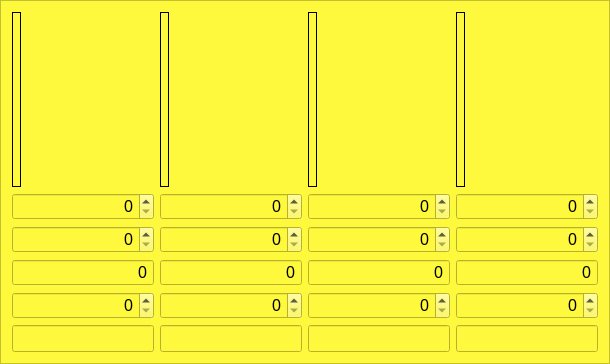
               <widget class="QFrame" name="frame_legendary_2">
                <property name="styleSheet">
                 <string notr="true">background-color: rgb(255, 249, 62);
border-color: rgb(0, 0, 0);
gridline-color: rgb(0, 0, 0);
selection-color: rgb(0, 0, 0);</string>
                </property>
                <property name="frameShape">
                 <enum>QFrame::StyledPanel</enum>
                </property>
                <property name="frameShadow">
                 <enum>QFrame::Raised</enum>
                </property>
                <layout class="QHBoxLayout" name="horizontalLayout_9">
                 <item>
                  <layout class="QVBoxLayout" name="verticalLayout_21">
                   <item>
                    <widget class="QLabel" name="l4_pic_2">
                     <property name="sizePolicy">
                      <sizepolicy hsizetype="Fixed" vsizetype="Fixed">
                       <horstretch>0</horstretch>
                       <verstretch>0</verstretch>
                      </sizepolicy>
                     </property>
                     <property name="minimumSize">
                      <size>
                       <width>0</width>
                       <height>175</height>
                      </size>
                     </property>
                     <property name="frameShape">
                      <enum>QFrame::Box</enum>
                     </property>
                     <property name="text">
                      <string/>
                     </property>
                     <property name="pixmap">
                      <pixmap resource="../img/img_files.qrc">:/img_nia/nia_L4.png</pixmap>
                     </property>
                     <property name="scaledContents">
                      <bool>true</bool>
                     </property>
                     <property name="alignment">
                      <set>Qt::AlignCenter</set>
                     </property>
                    </widget>
                   </item>
                   <item>
                    <widget class="QDoubleSpinBox" name="sb_l4_atual_2">
                     <property name="sizePolicy">
                      <sizepolicy hsizetype="MinimumExpanding" vsizetype="Maximum">
                       <horstretch>0</horstretch>
                       <verstretch>0</verstretch>
                      </sizepolicy>
                     </property>
                     <property name="font">
                      <font>
                       <pointsize>12</pointsize>
                      </font>
                     </property>
                     <property name="alignment">
                      <set>Qt::AlignRight|Qt::AlignTrailing|Qt::AlignVCenter</set>
                     </property>
                     <property name="accelerated">
                      <bool>true</bool>
                     </property>
                     <property name="showGroupSeparator" stdset="0">
                      <bool>true</bool>
                     </property>
                     <property name="decimals">
                      <number>0</number>
                     </property>
                    </widget>
                   </item>
                   <item>
                    <widget class="QDoubleSpinBox" name="sb_l4_wanted_2">
                     <property name="sizePolicy">
                      <sizepolicy hsizetype="MinimumExpanding" vsizetype="Maximum">
                       <horstretch>0</horstretch>
                       <verstretch>0</verstretch>
                      </sizepolicy>
                     </property>
                     <property name="font">
                      <font>
                       <pointsize>12</pointsize>
                      </font>
                     </property>
                     <property name="alignment">
                      <set>Qt::AlignRight|Qt::AlignTrailing|Qt::AlignVCenter</set>
                     </property>
                     <property name="accelerated">
                      <bool>true</bool>
                     </property>
                     <property name="showGroupSeparator" stdset="0">
                      <bool>true</bool>
                     </property>
                     <property name="decimals">
                      <number>0</number>
                     </property>
                    </widget>
                   </item>
                   <item>
                    <widget class="QDoubleSpinBox" name="sb_l4_needed_2">
                     <property name="sizePolicy">
                      <sizepolicy hsizetype="MinimumExpanding" vsizetype="Maximum">
                       <horstretch>0</horstretch>
                       <verstretch>0</verstretch>
                      </sizepolicy>
                     </property>
                     <property name="font">
                      <font>
                       <pointsize>12</pointsize>
                      </font>
                     </property>
                     <property name="focusPolicy">
                      <enum>Qt::NoFocus</enum>
                     </property>
                     <property name="alignment">
                      <set>Qt::AlignRight|Qt::AlignTrailing|Qt::AlignVCenter</set>
                     </property>
                     <property name="readOnly">
                      <bool>true</bool>
                     </property>
                     <property name="buttonSymbols">
                      <enum>QAbstractSpinBox::NoButtons</enum>
                     </property>
                     <property name="accelerated">
                      <bool>true</bool>
                     </property>
                     <property name="showGroupSeparator" stdset="0">
                      <bool>true</bool>
                     </property>
                     <property name="decimals">
                      <number>0</number>
                     </property>
                     <property name="maximum">
                      <double>99999999999999996863366107917975552.000000000000000</double>
                     </property>
                    </widget>
                   </item>
                   <item>
                    <widget class="QSpinBox" name="sb_l4_rate_2">
                     <property name="sizePolicy">
                      <sizepolicy hsizetype="MinimumExpanding" vsizetype="Maximum">
                       <horstretch>0</horstretch>
                       <verstretch>0</verstretch>
                      </sizepolicy>
                     </property>
                     <property name="font">
                      <font>
                       <pointsize>12</pointsize>
                      </font>
                     </property>
                     <property name="alignment">
                      <set>Qt::AlignRight|Qt::AlignTrailing|Qt::AlignVCenter</set>
                     </property>
                     <property name="maximum">
                      <number>10000000</number>
                     </property>
                    </widget>
                   </item>
                   <item>
                    <widget class="QLineEdit" name="le_l4_time_2">
                     <property name="sizePolicy">
                      <sizepolicy hsizetype="Minimum" vsizetype="Maximum">
                       <horstretch>0</horstretch>
                       <verstretch>0</verstretch>
                      </sizepolicy>
                     </property>
                     <property name="font">
                      <font>
                       <pointsize>12</pointsize>
                      </font>
                     </property>
                     <property name="alignment">
                      <set>Qt::AlignRight|Qt::AlignTrailing|Qt::AlignVCenter</set>
                     </property>
                     <property name="readOnly">
                      <bool>true</bool>
                     </property>
                    </widget>
                   </item>
                  </layout>
                 </item>
                 <item>
                  <layout class="QVBoxLayout" name="verticalLayout_22">
                   <item>
                    <widget class="QLabel" name="l3_pic_2">
                     <property name="sizePolicy">
                      <sizepolicy hsizetype="Fixed" vsizetype="Fixed">
                       <horstretch>0</horstretch>
                       <verstretch>0</verstretch>
                      </sizepolicy>
                     </property>
                     <property name="minimumSize">
                      <size>
                       <width>0</width>
                       <height>175</height>
                      </size>
                     </property>
                     <property name="frameShape">
                      <enum>QFrame::Box</enum>
                     </property>
                     <property name="text">
                      <string/>
                     </property>
                     <property name="pixmap">
                      <pixmap resource="../img/img_files.qrc">:/img_nia/nia_L3.png</pixmap>
                     </property>
                     <property name="scaledContents">
                      <bool>true</bool>
                     </property>
                     <property name="alignment">
                      <set>Qt::AlignCenter</set>
                     </property>
                    </widget>
                   </item>
                   <item>
                    <widget class="QDoubleSpinBox" name="sb_l3_atual_2">
                     <property name="sizePolicy">
                      <sizepolicy hsizetype="MinimumExpanding" vsizetype="Maximum">
                       <horstretch>0</horstretch>
                       <verstretch>0</verstretch>
                      </sizepolicy>
                     </property>
                     <property name="font">
                      <font>
                       <pointsize>12</pointsize>
                      </font>
                     </property>
                     <property name="alignment">
                      <set>Qt::AlignRight|Qt::AlignTrailing|Qt::AlignVCenter</set>
                     </property>
                     <property name="accelerated">
                      <bool>true</bool>
                     </property>
                     <property name="showGroupSeparator" stdset="0">
                      <bool>true</bool>
                     </property>
                     <property name="decimals">
                      <number>0</number>
                     </property>
                    </widget>
                   </item>
                   <item>
                    <widget class="QDoubleSpinBox" name="sb_l3_wanted_2">
                     <property name="sizePolicy">
                      <sizepolicy hsizetype="MinimumExpanding" vsizetype="Maximum">
                       <horstretch>0</horstretch>
                       <verstretch>0</verstretch>
                      </sizepolicy>
                     </property>
                     <property name="font">
                      <font>
                       <pointsize>12</pointsize>
                      </font>
                     </property>
                     <property name="alignment">
                      <set>Qt::AlignRight|Qt::AlignTrailing|Qt::AlignVCenter</set>
                     </property>
                     <property name="accelerated">
                      <bool>true</bool>
                     </property>
                     <property name="showGroupSeparator" stdset="0">
                      <bool>true</bool>
                     </property>
                     <property name="decimals">
                      <number>0</number>
                     </property>
                    </widget>
                   </item>
                   <item>
                    <widget class="QDoubleSpinBox" name="sb_l3_needed_2">
                     <property name="sizePolicy">
                      <sizepolicy hsizetype="MinimumExpanding" vsizetype="Maximum">
                       <horstretch>0</horstretch>
                       <verstretch>0</verstretch>
                      </sizepolicy>
                     </property>
                     <property name="font">
                      <font>
                       <pointsize>12</pointsize>
                      </font>
                     </property>
                     <property name="focusPolicy">
                      <enum>Qt::NoFocus</enum>
                     </property>
                     <property name="alignment">
                      <set>Qt::AlignRight|Qt::AlignTrailing|Qt::AlignVCenter</set>
                     </property>
                     <property name="readOnly">
                      <bool>true</bool>
                     </property>
                     <property name="buttonSymbols">
                      <enum>QAbstractSpinBox::NoButtons</enum>
                     </property>
                     <property name="accelerated">
                      <bool>true</bool>
                     </property>
                     <property name="showGroupSeparator" stdset="0">
                      <bool>true</bool>
                     </property>
                     <property name="decimals">
                      <number>0</number>
                     </property>
                     <property name="maximum">
                      <double>99999999999999997748809823456034029568.000000000000000</double>
                     </property>
                    </widget>
                   </item>
                   <item>
                    <widget class="QSpinBox" name="sb_l3_rate_2">
                     <property name="sizePolicy">
                      <sizepolicy hsizetype="MinimumExpanding" vsizetype="Maximum">
                       <horstretch>0</horstretch>
                       <verstretch>0</verstretch>
                      </sizepolicy>
                     </property>
                     <property name="font">
                      <font>
                       <pointsize>12</pointsize>
                      </font>
                     </property>
                     <property name="alignment">
                      <set>Qt::AlignRight|Qt::AlignTrailing|Qt::AlignVCenter</set>
                     </property>
                     <property name="maximum">
                      <number>10000000</number>
                     </property>
                    </widget>
                   </item>
                   <item>
                    <widget class="QLineEdit" name="le_l3_time_2">
                     <property name="sizePolicy">
                      <sizepolicy hsizetype="Minimum" vsizetype="Maximum">
                       <horstretch>0</horstretch>
                       <verstretch>0</verstretch>
                      </sizepolicy>
                     </property>
                     <property name="font">
                      <font>
                       <pointsize>12</pointsize>
                      </font>
                     </property>
                     <property name="alignment">
                      <set>Qt::AlignRight|Qt::AlignTrailing|Qt::AlignVCenter</set>
                     </property>
                     <property name="readOnly">
                      <bool>true</bool>
                     </property>
                    </widget>
                   </item>
                  </layout>
                 </item>
                 <item>
                  <layout class="QVBoxLayout" name="verticalLayout_23">
                   <item>
                    <widget class="QLabel" name="l2_pic_2">
                     <property name="sizePolicy">
                      <sizepolicy hsizetype="Fixed" vsizetype="Fixed">
                       <horstretch>0</horstretch>
                       <verstretch>0</verstretch>
                      </sizepolicy>
                     </property>
                     <property name="minimumSize">
                      <size>
                       <width>0</width>
                       <height>175</height>
                      </size>
                     </property>
                     <property name="layoutDirection">
                      <enum>Qt::LeftToRight</enum>
                     </property>
                     <property name="frameShape">
                      <enum>QFrame::Box</enum>
                     </property>
                     <property name="text">
                      <string/>
                     </property>
                     <property name="pixmap">
                      <pixmap resource="../img/img_files.qrc">:/img_nia/nia_L2.png</pixmap>
                     </property>
                     <property name="scaledContents">
                      <bool>true</bool>
                     </property>
                     <property name="alignment">
                      <set>Qt::AlignCenter</set>
                     </property>
                    </widget>
                   </item>
                   <item>
                    <widget class="QDoubleSpinBox" name="sb_l2_atual_2">
                     <property name="sizePolicy">
                      <sizepolicy hsizetype="MinimumExpanding" vsizetype="Maximum">
                       <horstretch>0</horstretch>
                       <verstretch>0</verstretch>
                      </sizepolicy>
                     </property>
                     <property name="font">
                      <font>
                       <pointsize>12</pointsize>
                      </font>
                     </property>
                     <property name="frame">
                      <bool>true</bool>
                     </property>
                     <property name="alignment">
                      <set>Qt::AlignRight|Qt::AlignTrailing|Qt::AlignVCenter</set>
                     </property>
                     <property name="accelerated">
                      <bool>true</bool>
                     </property>
                     <property name="showGroupSeparator" stdset="0">
                      <bool>true</bool>
                     </property>
                     <property name="decimals">
                      <number>0</number>
                     </property>
                    </widget>
                   </item>
                   <item>
                    <widget class="QDoubleSpinBox" name="sb_l2_wanted_2">
                     <property name="sizePolicy">
                      <sizepolicy hsizetype="MinimumExpanding" vsizetype="Maximum">
                       <horstretch>0</horstretch>
                       <verstretch>0</verstretch>
                      </sizepolicy>
                     </property>
                     <property name="font">
                      <font>
                       <pointsize>12</pointsize>
                      </font>
                     </property>
                     <property name="alignment">
                      <set>Qt::AlignRight|Qt::AlignTrailing|Qt::AlignVCenter</set>
                     </property>
                     <property name="accelerated">
                      <bool>true</bool>
                     </property>
                     <property name="showGroupSeparator" stdset="0">
                      <bool>true</bool>
                     </property>
                     <property name="decimals">
                      <number>0</number>
                     </property>
                    </widget>
                   </item>
                   <item>
                    <widget class="QDoubleSpinBox" name="sb_l2_needed_2">
                     <property name="sizePolicy">
                      <sizepolicy hsizetype="MinimumExpanding" vsizetype="Maximum">
                       <horstretch>0</horstretch>
                       <verstretch>0</verstretch>
                      </sizepolicy>
                     </property>
                     <property name="font">
                      <font>
                       <pointsize>12</pointsize>
                      </font>
                     </property>
                     <property name="focusPolicy">
                      <enum>Qt::NoFocus</enum>
                     </property>
                     <property name="alignment">
                      <set>Qt::AlignRight|Qt::AlignTrailing|Qt::AlignVCenter</set>
                     </property>
                     <property name="readOnly">
                      <bool>true</bool>
                     </property>
                     <property name="buttonSymbols">
                      <enum>QAbstractSpinBox::NoButtons</enum>
                     </property>
                     <property name="accelerated">
                      <bool>true</bool>
                     </property>
                     <property name="showGroupSeparator" stdset="0">
                      <bool>true</bool>
                     </property>
                     <property name="decimals">
                      <number>0</number>
                     </property>
                     <property name="maximum">
                      <double>1000000000000000013287555072.000000000000000</double>
                     </property>
                    </widget>
                   </item>
                   <item>
                    <widget class="QSpinBox" name="sb_l2_rate_2">
                     <property name="sizePolicy">
                      <sizepolicy hsizetype="MinimumExpanding" vsizetype="Maximum">
                       <horstretch>0</horstretch>
                       <verstretch>0</verstretch>
                      </sizepolicy>
                     </property>
                     <property name="font">
                      <font>
                       <pointsize>12</pointsize>
                      </font>
                     </property>
                     <property name="alignment">
                      <set>Qt::AlignRight|Qt::AlignTrailing|Qt::AlignVCenter</set>
                     </property>
                     <property name="maximum">
                      <number>10000000</number>
                     </property>
                    </widget>
                   </item>
                   <item>
                    <widget class="QLineEdit" name="le_l2_time_2">
                     <property name="sizePolicy">
                      <sizepolicy hsizetype="Minimum" vsizetype="Maximum">
                       <horstretch>0</horstretch>
                       <verstretch>0</verstretch>
                      </sizepolicy>
                     </property>
                     <property name="font">
                      <font>
                       <pointsize>12</pointsize>
                      </font>
                     </property>
                     <property name="alignment">
                      <set>Qt::AlignRight|Qt::AlignTrailing|Qt::AlignVCenter</set>
                     </property>
                     <property name="readOnly">
                      <bool>true</bool>
                     </property>
                    </widget>
                   </item>
                  </layout>
                 </item>
                 <item>
                  <layout class="QVBoxLayout" name="verticalLayout_24">
                   <property name="sizeConstraint">
                    <enum>QLayout::SetDefaultConstraint</enum>
                   </property>
                   <item>
                    <widget class="QLabel" name="l1_pic_2">
                     <property name="sizePolicy">
                      <sizepolicy hsizetype="Fixed" vsizetype="Fixed">
                       <horstretch>0</horstretch>
                       <verstretch>0</verstretch>
                      </sizepolicy>
                     </property>
                     <property name="minimumSize">
                      <size>
                       <width>0</width>
                       <height>175</height>
                      </size>
                     </property>
                     <property name="frameShape">
                      <enum>QFrame::Box</enum>
                     </property>
                     <property name="text">
                      <string/>
                     </property>
                     <property name="pixmap">
                      <pixmap resource="../img/img_files.qrc">:/img_nia/nia_L1.png</pixmap>
                     </property>
                     <property name="scaledContents">
                      <bool>true</bool>
                     </property>
                     <property name="alignment">
                      <set>Qt::AlignCenter</set>
                     </property>
                    </widget>
                   </item>
                   <item>
                    <widget class="QDoubleSpinBox" name="sb_l1_atual_2">
                     <property name="sizePolicy">
                      <sizepolicy hsizetype="MinimumExpanding" vsizetype="Maximum">
                       <horstretch>0</horstretch>
                       <verstretch>0</verstretch>
                      </sizepolicy>
                     </property>
                     <property name="font">
                      <font>
                       <pointsize>12</pointsize>
                      </font>
                     </property>
                     <property name="alignment">
                      <set>Qt::AlignRight|Qt::AlignTrailing|Qt::AlignVCenter</set>
                     </property>
                     <property name="accelerated">
                      <bool>true</bool>
                     </property>
                     <property name="showGroupSeparator" stdset="0">
                      <bool>true</bool>
                     </property>
                     <property name="decimals">
                      <number>0</number>
                     </property>
                    </widget>
                   </item>
                   <item>
                    <widget class="QDoubleSpinBox" name="sb_l1_wanted_2">
                     <property name="sizePolicy">
                      <sizepolicy hsizetype="MinimumExpanding" vsizetype="Maximum">
                       <horstretch>0</horstretch>
                       <verstretch>0</verstretch>
                      </sizepolicy>
                     </property>
                     <property name="font">
                      <font>
                       <pointsize>12</pointsize>
                      </font>
                     </property>
                     <property name="alignment">
                      <set>Qt::AlignRight|Qt::AlignTrailing|Qt::AlignVCenter</set>
                     </property>
                     <property name="accelerated">
                      <bool>true</bool>
                     </property>
                     <property name="showGroupSeparator" stdset="0">
                      <bool>true</bool>
                     </property>
                     <property name="decimals">
                      <number>0</number>
                     </property>
                    </widget>
                   </item>
                   <item>
                    <widget class="QDoubleSpinBox" name="sb_l1_needed_2">
                     <property name="sizePolicy">
                      <sizepolicy hsizetype="MinimumExpanding" vsizetype="Maximum">
                       <horstretch>0</horstretch>
                       <verstretch>0</verstretch>
                      </sizepolicy>
                     </property>
                     <property name="font">
                      <font>
                       <pointsize>12</pointsize>
                      </font>
                     </property>
                     <property name="focusPolicy">
                      <enum>Qt::NoFocus</enum>
                     </property>
                     <property name="alignment">
                      <set>Qt::AlignRight|Qt::AlignTrailing|Qt::AlignVCenter</set>
                     </property>
                     <property name="readOnly">
                      <bool>true</bool>
                     </property>
                     <property name="buttonSymbols">
                      <enum>QAbstractSpinBox::NoButtons</enum>
                     </property>
                     <property name="accelerated">
                      <bool>true</bool>
                     </property>
                     <property name="showGroupSeparator" stdset="0">
                      <bool>true</bool>
                     </property>
                     <property name="decimals">
                      <number>0</number>
                     </property>
                     <property name="maximum">
                      <double>1000000000000000019884624838656.000000000000000</double>
                     </property>
                    </widget>
                   </item>
                   <item>
                    <widget class="QSpinBox" name="sb_l1_rate_2">
                     <property name="sizePolicy">
                      <sizepolicy hsizetype="MinimumExpanding" vsizetype="Maximum">
                       <horstretch>0</horstretch>
                       <verstretch>0</verstretch>
                      </sizepolicy>
                     </property>
                     <property name="font">
                      <font>
                       <pointsize>12</pointsize>
                      </font>
                     </property>
                     <property name="alignment">
                      <set>Qt::AlignRight|Qt::AlignTrailing|Qt::AlignVCenter</set>
                     </property>
                     <property name="maximum">
                      <number>10000000</number>
                     </property>
                    </widget>
                   </item>
                   <item>
                    <widget class="QLineEdit" name="le_l1_time_2">
                     <property name="sizePolicy">
                      <sizepolicy hsizetype="Minimum" vsizetype="Maximum">
                       <horstretch>0</horstretch>
                       <verstretch>0</verstretch>
                      </sizepolicy>
                     </property>
                     <property name="font">
                      <font>
                       <pointsize>12</pointsize>
                      </font>
                     </property>
                     <property name="alignment">
                      <set>Qt::AlignRight|Qt::AlignTrailing|Qt::AlignVCenter</set>
                     </property>
                     <property name="readOnly">
                      <bool>true</bool>
                     </property>
                    </widget>
                   </item>
                  </layout>
                 </item>
                </layout>
               </widget>
